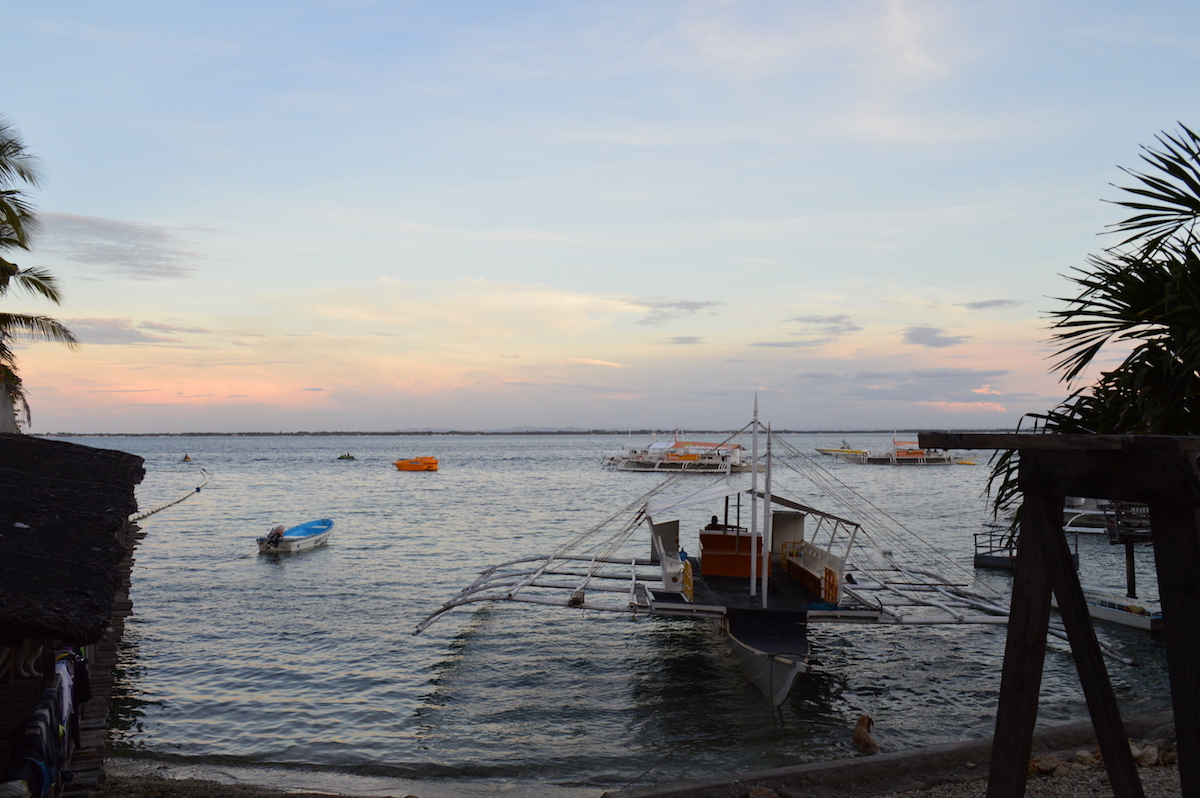
#> input picture 画像一括リサイズ/img/img1.JPG, 1200 x 798 px; its folder holds 4 pictures in this run
$ jupyter execute '画像一括リサイズ.ipynb'
#> lines starting #> are read from the running program, lines starting #| are printed output that depends on the picture
[cell 1]
import os
from PIL import Image

[cell 2]
dir_name = 'img'
files = os.listdir(dir_name)
files

[cell 3]
file = files[0]
file

[cell 4]
os.path.join(dir_name, file)

[cell 5]
img = Image.open(os.path.join(dir_name, file))
#> img is the input picture: PIL image 1200x798 RGB; mean R, G, B 138.6, 141.5, 145.5
img

[cell 6]
img.size
#> Out = (1200, 798)

[cell 7]
img_resize = img.resize((256,256))
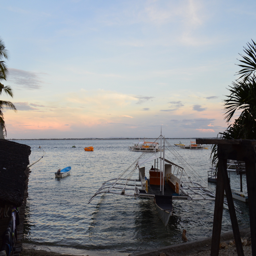
#> img_resize: PIL image 256x256 RGB; mean R, G, B 138.6, 141.5, 145.5
img_resize

[cell 8]
img_resize.size
#> Out = (256, 256)

[cell 9]
new_dir_name = 'resize'
os.path.join(new_dir_name, file)

[cell 10]
img_resize.save(os.path.join(new_dir_name, file))

[cell 11]
dir_name = 'img'
new_dir_name = 'resize'
files = os.listdir(dir_name)
for file in files:
    img = Image.open(os.path.join(dir_name, file))
    img_resize = img.resize((256,256))
    img_resize.save(os.path.join(new_dir_name, file))
#> pass 2 of the loop `for file in files:`:
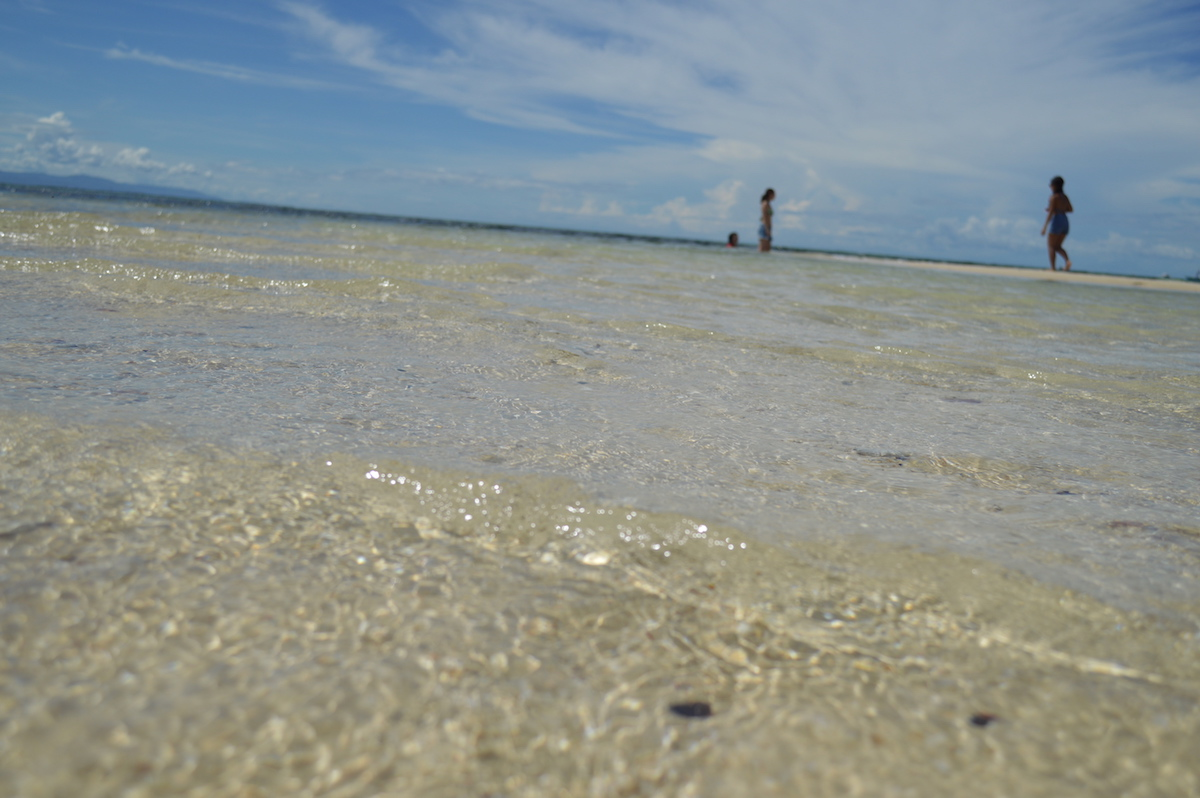
#> input picture 画像一括リサイズ/img/img10.JPG, 1200 x 798 px
#> img is the input picture: PIL image 1200x798 RGB; mean R, G, B 139.9, 146.8, 143.3
#> `img_resize = img.resize((256,256))`:
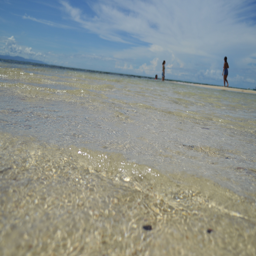
#> img_resize: PIL image 256x256 RGB; mean R, G, B 139.9, 146.8, 143.3
#> pass 3 of the loop `for file in files:`:
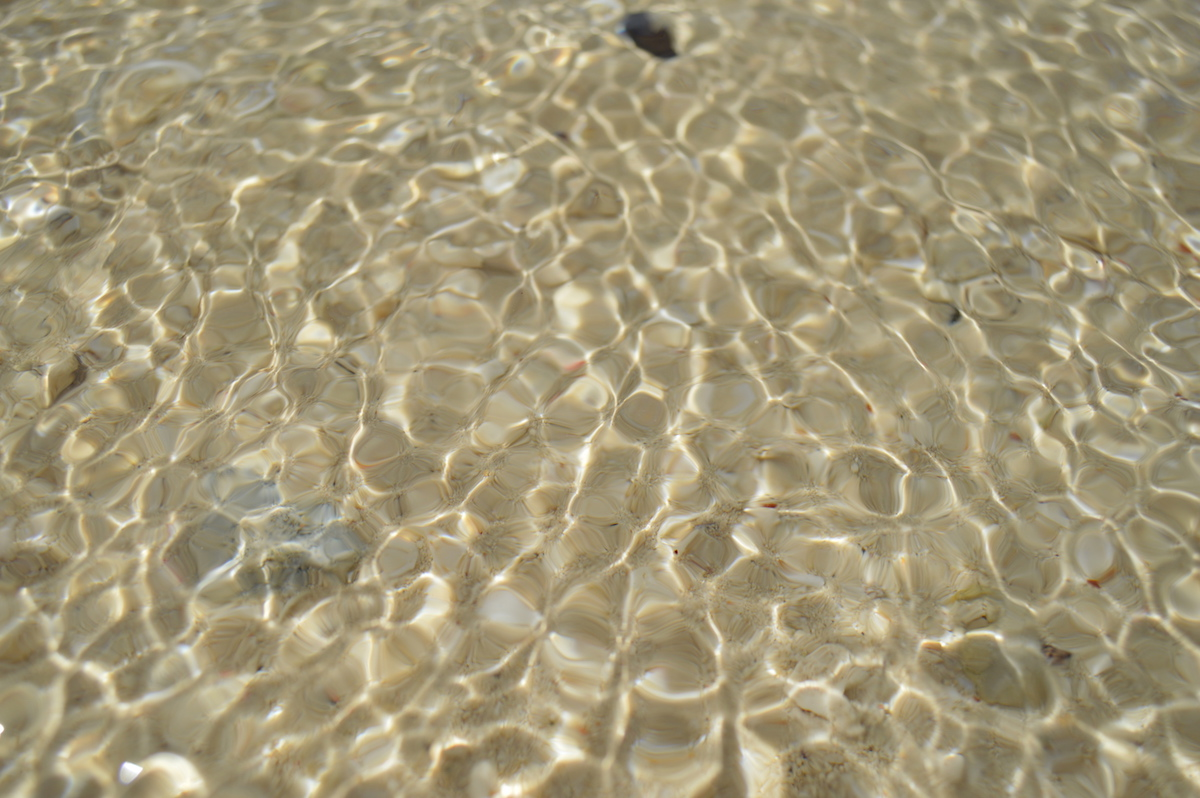
#> input picture 画像一括リサイズ/img/img11.JPG, 1200 x 798 px
#> img is the input picture: PIL image 1200x798 RGB; mean R, G, B 161.5, 150.8, 119.7
#> `img_resize = img.resize((256,256))`:
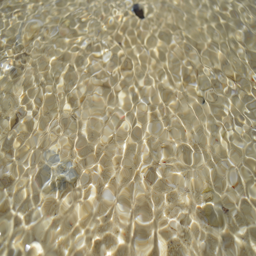
#> img_resize: PIL image 256x256 RGB; mean R, G, B 161.5, 150.8, 119.7
#> the loop made 4 passes; the first 3 are shown
